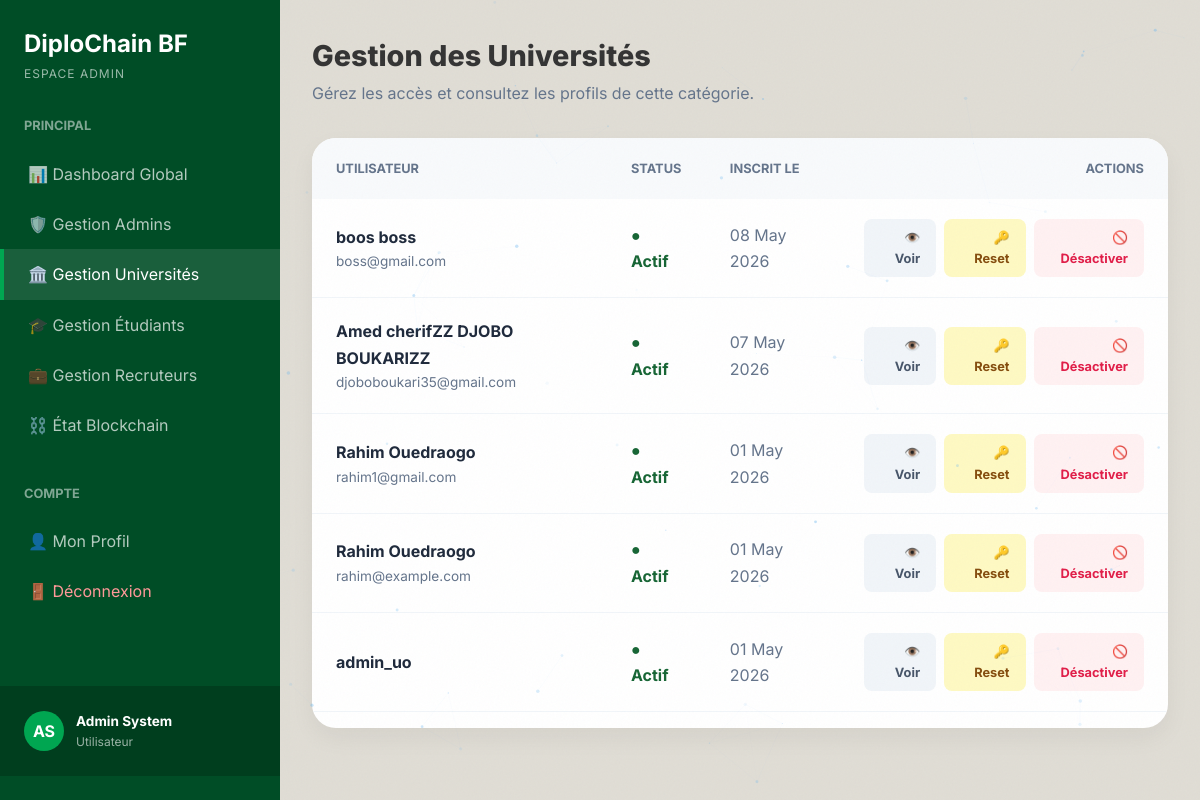
The app's page /dashboard/admin/manage/institution/ (signed in) with its own data.
### accounts/models.py (models this page shows, shortened)
class CustomUser(AbstractUser):
    ROLE_CHOICES = (
        ('student', 'Étudiant'),
        ('institution', 'Institution/Université'),
        ('recruiter', 'Recruteur/Employeur'),
        ('admin', 'Administrateur'),
    )
    role = models.CharField(max_length=20, choices=ROLE_CHOICES, default='student')
    institution_name = models.CharField(max_length=255, blank=True, null=True)
    company_name = models.CharField(max_length=255, blank=True, null=True)
    job_title = models.CharField(max_length=255, blank=True, null=True)
    phone_number = models.CharField(max_length=20, blank=True, null=True)
    ine = models.CharField(max_length=50, blank=True, null=True, unique=True, verbose_name="INE / ID National")

### dashboards/views.py (the view)
# urls.py: path('admin/manage/<str:role>/', views.admin_manage_users, name='admin_manage_users'),
@login_required
def admin_manage_users(request, role):
    if request.user.role != 'admin':
        return redirect('dashboard')
    users = CustomUser.objects.filter(role=role).order_by('-date_joined')
    role_display = {
        'admin': 'Administrateurs',
        'institution': 'Universités',
        'student': 'Étudiants',
        'recruiter': 'Recruteurs'
    }.get(role, 'Utilisateurs')
    return render(request, 'dashboards/admin_users_list.html', {
        'users': users,
        'role_key': role,
        'role_display': role_display
    })

### dashboards/templates/dashboards/admin_users_list.html (shortened to what this page needs)
{% extends 'dashboards/base_dashboard.html' %}
{% block dash_content %}
<div class="header-flex">
    <div>
        <h1 style="font-weight: 800; font-size: 1.8rem;">Gestion des {{ role_display }}</h1>
        <p style="color: #64748b;">Gérez les accès et consultez les profils de cette catégorie.</p>
    </div>
</div>
<div class="user-list-card">
    <div class="table-responsive">
        <table class="u-table" style="min-width: 700px;">
            <thead>
                <tr>
                    <th>Utilisateur</th>
                    <th>Status</th>
                    <th>Inscrit le</th>
                    <th style="text-align: right;">Actions</th>
                </tr>
            </thead>
            <tbody>
                {% for u in users %}
                <tr>
                    <td>
                        <div class="user-name">{{ u.get_full_name|default:u.username }}</div>
                        <div class="user-email">{{ u.email }}</div>
                    </td>
                    <td>
                        {% if u.is_active %}
                        <span style="color: #166534; font-weight: 700;">● Actif</span>
                        {% else %}
                        <span style="color: #991b1b; font-weight: 700;">● Inactif</span>
                        {% endif %}
                    </td>
                    <td style="color: #64748b;">{{ u.date_joined|date:"d M Y" }}</td>
                    <td style="text-align: right;">
                        <div style="display: flex; gap: 8px; justify-content: flex-end;">
                            <a href="{% url 'admin_user_detail' u.id %}" class="btn-action btn-view" title="Détails">👁️ Voir</a>
                            {% if u.id != request.user.id %}
                            <a href="{% url 'admin_reset_password' u.id %}" class="btn-action btn-reset" onclick="return confirmAction(event, 'Générer un nouveau mot de passe pour cet utilisateur ?')">🔑 Reset</a>
                            <a href="{% url 'admin_toggle_user_status' u.id %}" class="btn-action btn-toggle {% if not u.is_active %}active{% endif %}" onclick="return confirmAction(event, 'Changer l\'état d\'activation de ce compte ?')">
                                {% if u.is_active %}🚫 Désactiver{% else %}✅ Activer{% endif %}
                            </a>
                            {% endif %}
                        </div>
                    </td>
                </tr>
                {% empty %}
                <tr>
                    <td colspan="4" style="text-align: center; padding: 40px; color: #94a3b8;">Aucun utilisateur trouvé.</td>
                </tr>
                {% endfor %}
            </tbody>
        </table>
    </div>
</div>
{% endblock %}

### dashboards/templates/dashboards/base_dashboard.html (shortened to what this page needs)
{% extends 'landing_page/base.html' %}
{% block content %}
<div class="dashboard-layout">
    <aside class="sidebar" id="sidebar">
        <div class="sidebar-brand">
            <h2>DiploChain BF</h2>
            <p>
                {% if request.user.role == 'institution' %}
                    Espace Établissement
                {% elif request.user.role == 'recruiter' %}
                    Espace Recruteur
                {% elif request.user.role == 'student' %}
                    Espace Étudiant
                {% elif request.user.role == 'admin' %}
                    Espace Admin
                {% else %}
                    Espace Utilisateur
                {% endif %}
            </p>
        </div>
        <div class="sidebar-nav">
            <div class="nav-section">
                <div class="nav-title">Principal</div>
                {% if request.user.role == 'admin' %}
                    <a href="{% url 'dashboard' %}" class="nav-item {% if request.resolver_match.url_name == 'dashboard_admin' %}active{% endif %}">📊 Dashboard Global</a>
                    <a href="{% url 'admin_manage_users' 'admin' %}" class="nav-item {% if role_key == 'admin' %}active{% endif %}">🛡️ Gestion Admins</a>
                    <a href="{% url 'admin_manage_users' 'institution' %}" class="nav-item {% if role_key == 'institution' %}active{% endif %}">🏛️ Gestion Universités</a>
                    <a href="{% url 'admin_manage_users' 'student' %}" class="nav-item {% if role_key == 'student' %}active{% endif %}">🎓 Gestion Étudiants</a>
                    <a href="{% url 'admin_manage_users' 'recruiter' %}" class="nav-item {% if role_key == 'recruiter' %}active{% endif %}">💼 Gestion Recruteurs</a>
                    <a href="{% url 'blockchain_status' %}" class="nav-item {% if request.resolver_match.url_name == 'blockchain_status' %}active{% endif %}">⛓️ État Blockchain</a>
                {% endif %}
            </div>
            <div class="nav-section">
                <div class="nav-title">Compte</div>
                <a href="{% url 'profile' %}" class="nav-item {% if request.resolver_match.url_name == 'profile' %}active{% endif %}">👤 Mon Profil</a>
                <a href="{% url 'logout' %}" class="nav-item" style="color: #ff9999;">🚪 Déconnexion</a>
            </div>
        </div>
        <div class="sidebar-footer">
            <div class="inst-logo" style="background: var(--accent-green); color: white;">
                {{ request.user.first_name|slice:":1"|upper }}{{ request.user.last_name|slice:":1"|upper }}
            </div>
            <div>
                <div style="font-weight: 700; font-size: 0.85rem;">{{ request.user.get_full_name|default:request.user.username }}</div>
                <div style="font-size: 0.75rem; opacity: 0.6;">
                    {% if request.user.role == 'institution' %}
                        Agent Établissement
                    {% elif request.user.role == 'student' %}
                        Étudiant
                    {% elif request.user.role == 'recruiter' %}
                        Recruteur
                    {% else %}
                        Utilisateur
                    {% endif %}
                </div>
            </div>
        </div>
    </aside>
    <main class="main-content">
        {% block dash_content %}{% endblock %}
    </main>
</div>
{% endblock %}

### landing_page/static/landing_page/css/base.css (style rules this page uses)
:root { --bg-0: #050a18; --bg-1: #0b1426; --bg-2: #101e38; --bg-card: rgba(16, 30, 56, 0.75); --border: rgba(99, 179, 237, 0.13); --border-glow: rgba(99, 179, 237, 0.32); --blue-300: #90cdf4; --blue-400: #63b3ed; --blue-500: #4299e1; --blue-600: #3182ce; --cyan-400: #76e4f7; --cyan-500: #0bc5ea; --green-300: #9ae6b4; --green-400: #68d391; --green-500: #48bb78; --purple-400: #b794f4; --amber-400: #f6ad55; --red-300: #feb2b2; --red-400: #fc8181; --gradient-accent: linear-gradient(135deg, #4299e1 0%, #0bc5ea 100%); --gradient-hero: linear-gradient(135deg, #0f2a5e 0%, #050a18 55%, #0a1f3a 100%); --gradient-card: linear-gradient(145deg, rgba(16,30,56,0.92), rgba(5,10,24,0.92)); --gradient-danger: linear-gradient(135deg, #c53030, #742a2a); --gradient-success: linear-gradient(135deg, #276749, #22543d); --gradient-orange: linear-gradient(135deg, #c05621, #7b341e); --text-primary: #f0f4ff; --text-secondary: #94a3b8; --text-muted: #64748b; --radius-sm: 8px; --radius-md: 16px; --radius-lg: 24px; --radius-xl: 36px; --shadow-glow: 0 0 40px rgba(66,153,225,0.2); --shadow-card: 0 8px 32px rgba(0,0,0,0.45); --shadow-deep: 0 24px 64px rgba(0,0,0,0.6); --transition: all 0.3s cubic-bezier(0.4, 0, 0.2, 1); }
*, *::before, *::after { box-sizing: border-box; margin: 0; padding: 0; }
html { scroll-behavior: smooth; }
body { font-family: 'Inter', sans-serif; background: var(--bg-0); color: var(--text-primary); overflow-x: hidden; line-height: 1.65; }
a { color: inherit; }

### dashboards/templates/dashboards/base_dashboard.html (style rules this page uses)
:root { --sidebar-bg: #004d26; --main-bg: #e0ddd5; --accent-green: #00a651; --accent-amber: #b8860b; --accent-red: #d9534f; --text-dark: #333; --card-bg: #ffffff; --border-color: #ccc; }
body { background-color: var(--main-bg); color: var(--text-dark); }
.dashboard-layout { display: grid; grid-template-columns: 280px 1fr; min-height: 100vh; }
.sidebar { background: var(--sidebar-bg); color: white; padding: 24px 0; display: flex; flex-direction: column; position: sticky; top: 0; height: 100vh; z-index: 1000; transition: transform 0.3s ease; }
.sidebar-brand { padding: 0 24px 32px; }
.sidebar-brand h2 { font-size: 1.5rem; font-weight: 700; margin: 0; }
.sidebar-brand p { font-size: 0.75rem; opacity: 0.6; text-transform: uppercase; letter-spacing: 1px; }
.sidebar-nav { flex: 1; }
.nav-section { margin-bottom: 32px; }
.nav-title { padding: 0 24px; font-size: 0.8rem; font-weight: 700; opacity: 0.5; margin-bottom: 12px; text-transform: uppercase; }
.nav-item { padding: 12px 24px; display: flex; align-items: center; gap: 12px; color: rgba(255,255,255,0.7); text-decoration: none; transition: all 0.2s; border-left: 4px solid transparent; }
.nav-item:hover, .nav-item.active { background: rgba(255,255,255,0.1); color: white; }
.nav-item.active { border-left-color: var(--accent-green); }
.sidebar-footer { padding: 24px; background: rgba(0,0,0,0.2); display: flex; align-items: center; gap: 12px; }
.inst-logo { width: 40px; height: 40px; background: orange; border-radius: 50%; display: flex; align-items: center; justify-content: center; font-weight: 700; color: #000; }
.main-content { padding: 32px; overflow-y: auto; }
.table-responsive { width: 100%; overflow-x: auto; -webkit-overflow-scrolling: touch; margin-bottom: 1rem; }

### dashboards/templates/dashboards/admin_users_list.html (style rules this page uses)
.header-flex { display: flex; justify-content: space-between; align-items: center; margin-bottom: 32px; }
.user-list-card { background: white; border-radius: 24px; box-shadow: 0 10px 25px rgba(0, 0, 0, 0.05); overflow: hidden; }
.u-table { width: 100%; border-collapse: collapse; }
.u-table th { text-align: left; padding: 20px 24px; background: #f8fafc; color: #64748b; font-size: 0.8rem; font-weight: 700; text-transform: uppercase; }
.u-table td { padding: 20px 24px; border-bottom: 1px solid #f1f5f9; vertical-align: middle; }
.user-name { font-weight: 700; color: #1e293b; }
.user-email { color: #64748b; font-size: 0.85rem; }
.btn-action { padding: 8px 16px; border-radius: 8px; font-size: 0.8rem; font-weight: 700; text-decoration: none; display: inline-flex; align-items: center; gap: 6px; transition: all 0.2s; border: none; cursor: pointer; }
.btn-view { background: #f1f5f9; color: #475569; }
.btn-toggle { background: #fff1f2; color: #e11d48; }
.btn-reset { background: #fef9c3; color: #854d0e; }

### records on screen
CustomUser: user.first_name "A", user.last_name "S", user.get_full_name "Admin System"
CustomUser: get_full_name "boos boss", email "boss@gmail.com", is_active "● Actif", date_joined "08 May 2026", shows "🔑 Reset"
CustomUser: get_full_name "Amed cherifZZ DJOBO BOUKARIZZ", email "djoboboukari35@gmail.com", is_active "● Actif", date_joined "07 May 2026", shows "🔑 Reset"
CustomUser: get_full_name "Rahim Ouedraogo", email "rahim1@gmail.com", is_active "● Actif", date_joined "01 May 2026", shows "🔑 Reset"
CustomUser: get_full_name "Rahim Ouedraogo", email "rahim@example.com", is_active "● Actif", date_joined "01 May 2026", shows "🔑 Reset"
CustomUser: get_full_name "admin_uo", is_active "● Actif", date_joined "01 May 2026", shows "🔑 Reset"

### other values on screen
{{ role_display }} "Universités"
